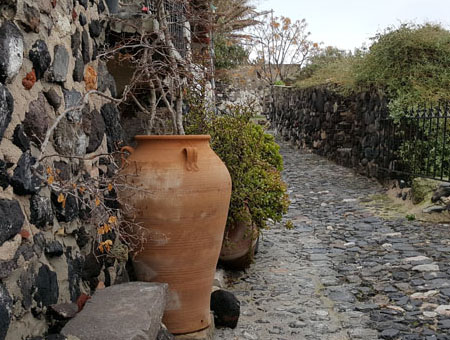
#> input picture OpenCV/ch07/images/filter_avg.jpg, 450 x 340 px
$ python 07.filter_average.py
#> lines starting #> are read from the running program, lines starting #| are printed output that depends on the picture
import numpy as np, cv2

def average_filter(image, ksize):
    rows, cols = image.shape[:2]
    dst = np.zeros((rows, cols), np.uint8)
    center = ksize // 2

    for i in range(center, rows - center):
        for j in range(center, cols - center):
            y1, y2 = i - center, i + center + 1
            x1, x2 = j - center, j + center + 1
            if y1 < 0 or y2 > rows or x1 < 0 or x2 > cols:
                dst[i, j] = image[i, j]
            else:
                mask = image[y1: y2, x1: x2]
                dst[i, j] = cv2.mean(mask)[0]

    return dst


image = cv2.imread("images/filter_avg.jpg", cv2.IMREAD_GRAYSCALE)
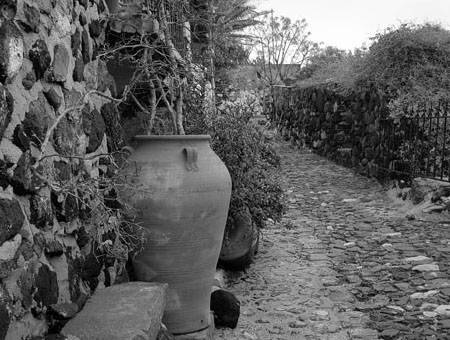
#> image: shape (340, 450); min 0, max 255, mean 95.5
if image is None: raise Exception("영상 파일 읽기 오류")

avg_img = average_filter(image, 5)
#> after the loop in average_filter, `for i in range(center, rows - center):`:
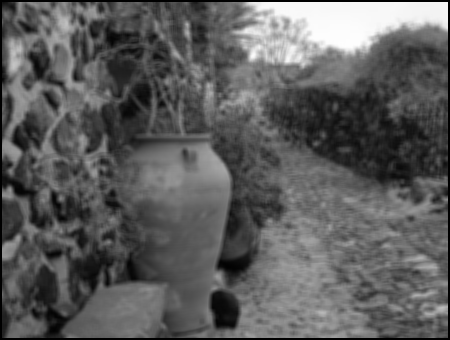
#> dst: shape (340, 450); min 0, max 254, mean 92.8
blur_img = cv2.blur(image, (5, 5), borderType=cv2.BORDER_CONSTANT)
box_img = cv2.boxFilter(image, ddepth=-1, ksize=(5,5))

cv2.imshow("image", image)
cv2.imshow("avg_img", avg_img)
cv2.imshow("box_img", box_img)
cv2.imshow("blur_img", blur_img)
cv2.waitKey()

$ run again, with OpenCV/ch07/images/filter_sharpen.jpg copied over OpenCV/ch07/images/filter_avg.jpg
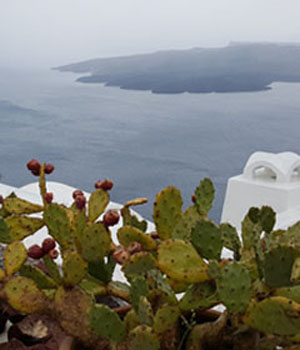
#> input picture OpenCV/ch07/images/filter_sharpen.jpg, 300 x 350 px
#> after the loop in average_filter, `for i in range(center, rows - center):`:
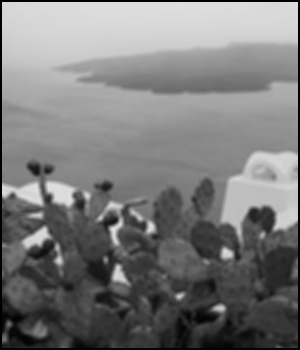
#> dst: shape (350, 300); min 0, max 228, mean 122.5
#> `blur_img = cv2.blur(image, (5, 5), borderType=cv2.BORDER_CONSTANT)`:
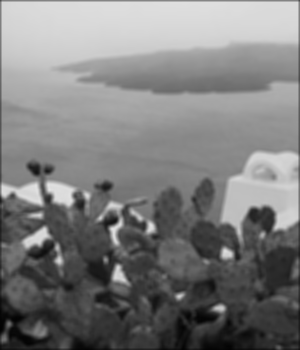
#> blur_img: shape (350, 300); min 2, max 228, mean 125.2
